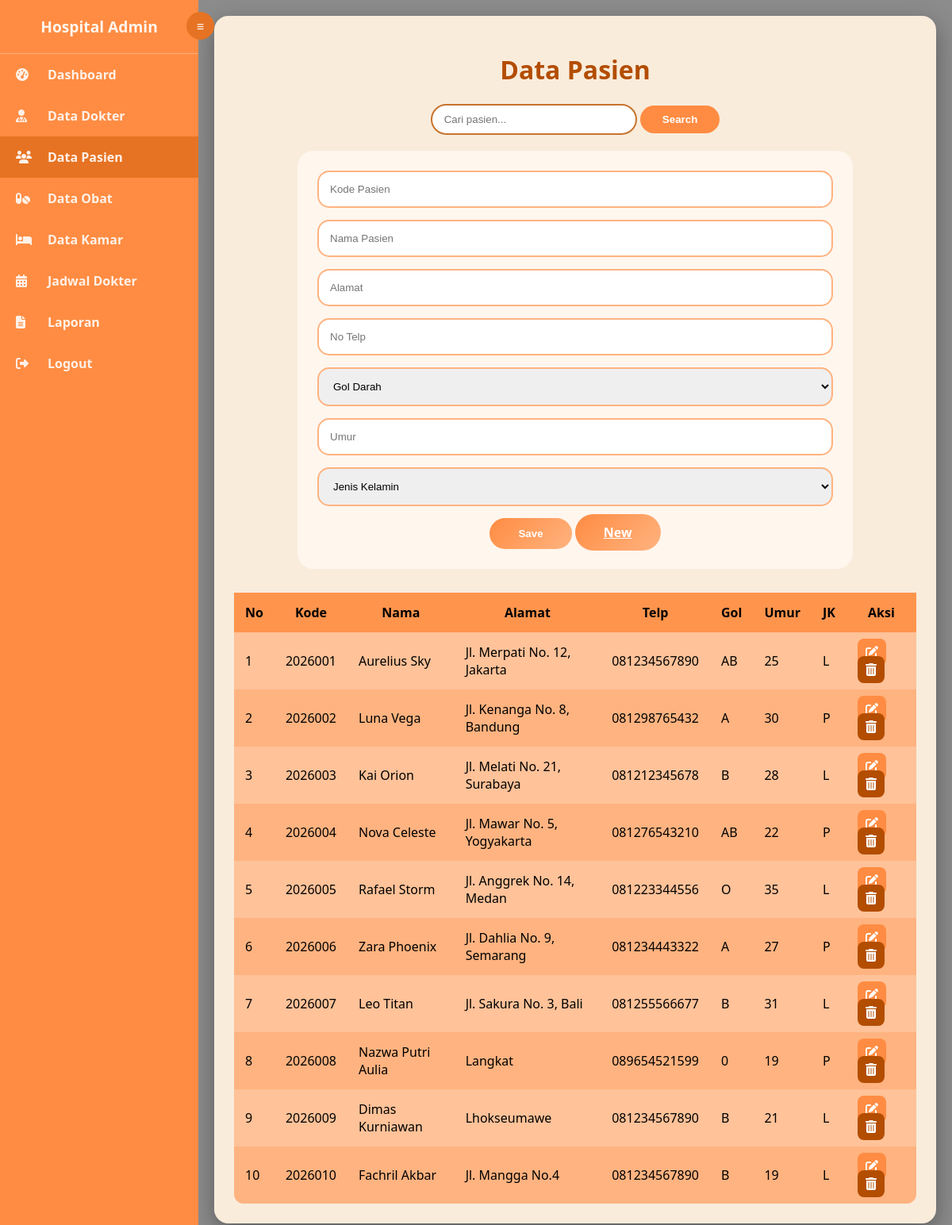
/admin/data_pasien.php (signed in), run on the app's committed database.
### tables this page shows
CREATE TABLE `pasien` (
  `kode_pasien` int(11) NOT NULL,
  `nama_pasien` varchar(100) NOT NULL,
  `umur` int(3) DEFAULT NULL,
  `jenis_kelamin` enum('L','P') DEFAULT NULL,
  `alamat` text DEFAULT NULL,
  `no_telp` varchar(18) DEFAULT NULL,
  `gol_darah` varchar(3) DEFAULT NULL,
  `id_user` int(11) DEFAULT NULL,
  `nip` int(11) DEFAULT NULL
);

### admin/data_pasien.php (the view, shortened to what this page needs)
<?php
include "../config/koneksi.php";
$kode_value = $nama_value = $alamat_value = $no_telp_value = '';
$gol_darah_value = $umur_value = $jenis_kelamin_value = '';
$keyword = $_GET['search'] ?? '';
if ($keyword != '') {
    $like = "%$keyword%";
    $stmt = mysqli_prepare($koneksi,"
        SELECT * FROM pasien
        WHERE kode_pasien LIKE ? OR nama_pasien LIKE ?
        ORDER BY CAST(kode_pasien AS UNSIGNED) ASC
    ");
    mysqli_stmt_bind_param($stmt,"ss",$like,$like);
    mysqli_stmt_execute($stmt);
    $data = mysqli_stmt_get_result($stmt);
} else {
    $data = mysqli_query($koneksi,"
        SELECT * FROM pasien ORDER BY CAST(kode_pasien AS UNSIGNED) ASC
    ");
}
$edit = null;
?>
<!DOCTYPE html>
<html lang="id">
<head>
<link rel="stylesheet" href="https://cdnjs.cloudflare.com/ajax/libs/font-awesome/6.5.0/css/all.min.css"/>
</head>
<body>
<div class="sidebar" id="sidebar">
    <div class="logo">Hospital Admin</div>
    <div class="toggle-btn" onclick="toggleSidebar()">≡</div>
    <ul>
        <li><a href="dashboard.php" data-tooltip="Dashboard"><i class="fas fa-tachometer-alt"></i><span class="label">Dashboard</span></a></li>
        <li><a href="data_dokter.php" data-tooltip="Data Dokter"><i class="fas fa-user-md"></i><span class="label">Data Dokter</span></a></li>
        <li><a class="active" data-tooltip="Data Pasien"><i class="fas fa-users"></i><span class="label">Data Pasien</span></a></li>
        <li><a href="data_obat.php" data-tooltip="Data Obat"><i class="fas fa-pills"></i><span class="label">Data Obat</span></a></li>
        <li><a href="data_kamar.php" data-tooltip="Data Kamar"><i class="fas fa-bed"></i><span class="label">Data Kamar</span></a></li>
        <li><a href="jadwal_dokter.php" data-tooltip="Jadwal Dokter"><i class="fas fa-calendar-alt"></i><span class="label">Jadwal Dokter</span></a></li>
        <li><a href="laporan_rawat.php" data-tooltip="Laporan Rawat"><i class="fas fa-file-alt"></i><span class="label">Laporan</span></a></li>
        <li><a href="../logout.php" data-tooltip="Logout"><i class="fas fa-sign-out-alt"></i><span class="label">Logout</span></a></li>
    </ul>
</div>
<div class="main">
<div class="content">
<h1>Data Pasien</h1>
<div class="search-box">
<form>
<input name="search" placeholder="Cari pasien..." value="<?= htmlspecialchars($keyword) ?>">
<button>Search</button>
</form>
</div>
<form method="POST" class="form-tambah">
<input name="kode_pasien" placeholder="Kode Pasien" value="<?= htmlspecialchars($kode_value) ?>" required>
<input name="nama_pasien" placeholder="Nama Pasien" value="<?= htmlspecialchars($nama_value) ?>" required>
<input name="alamat" placeholder="Alamat" value="<?= htmlspecialchars($alamat_value) ?>" required>
<input name="no_telp" placeholder="No Telp" value="<?= htmlspecialchars($no_telp_value) ?>" required>
<select name="gol_darah" required>
<option value="">Gol Darah</option>
</select>
<input type="number" name="umur" placeholder="Umur" value="<?= $umur_value ?>" required>
<select name="jenis_kelamin" required>
<option value="">Jenis Kelamin</option>
</select>
<div class="button-group">
<button name="save"><?= $edit?'Update':'Save' ?></button>
<a href="data_pasien.php" class="button-link">New</a>
</div>
</form>
<table>
<tr>
<th>No</th><th>Kode</th><th>Nama</th><th>Alamat</th>
<th>Telp</th><th>Gol</th><th>Umur</th><th>JK</th><th>Aksi</th>
</tr>
<?php $no=1; while($p=mysqli_fetch_assoc($data)): ?>
<tr>
<td><?= $no++ ?></td>
<td><?= $p['kode_pasien'] ?></td>
<td><?= $p['nama_pasien'] ?></td>
<td><?= $p['alamat'] ?></td>
<td><?= $p['no_telp'] ?></td>
<td><?= $p['gol_darah'] ?></td>
<td><?= $p['umur'] ?></td>
<td><?= $p['jenis_kelamin'] ?></td>
<td>
<a href="?edit=<?= $p['kode_pasien'] ?>" class="update"><i class="fas fa-edit"></i></a>
<a href="?hapus=<?= $p['kode_pasien'] ?>" class="delete" onclick="return confirm('Hapus data ini?')">
<i class="fas fa-trash-alt"></i></a>
</td>
</tr>
<?php endwhile ?>
</table>
</div>
</div>
</body>
</html>

### admin/data_pasien.php (style rules this page uses)
* { box-sizing:border-box; }
body { margin:0; font-family:'Segoe UI',sans-serif; background: linear-gradient(rgba(0,0,0,.45),rgba(0,0,0,.45)), url("../assets/RS_Pondok_Indah_-_Pondok_Indah.jpg"); background-size:cover; background-attachment:fixed; display:flex; }
.sidebar { width:250px;background:#FF8C42;min-height:100vh; transition:width 0.3s;position:relative; }
.sidebar .logo { color:#FFF6EE;text-align:center;font-size:1.2rem; font-weight:bold;padding:20px 10px; border-bottom:1px solid rgba(255,255,255,0.3); }
.sidebar ul { list-style:none;padding:0;margin:0; }
.sidebar ul li a { display:flex;align-items:center;padding:15px 20px; color:#FFF1E8;text-decoration:none;font-weight:600; }
.sidebar ul li a:hover, .sidebar ul li a.active { background:#E67323; }
.sidebar ul li a i { width:25px;margin-right:15px; }
.toggle-btn { position:absolute;top:15px;right:-20px; background:#E67323;color:#fff; width:35px;height:35px;border-radius:50%; display:flex;align-items:center;justify-content:center; cursor:pointer; }
.main { flex:1;padding:20px; }
.content { background:rgba(255,242,224,.95); padding:25px;border-radius:18px; box-shadow:0 10px 30px rgba(0,0,0,.35); }
h1 { text-align:center;color:#B34D00; }
.search-box { text-align:center;margin-bottom:20px; }
.search-box input { padding:10px 15px;border-radius:30px;border:2px solid #C7742E;width:260px; }
.search-box button { padding:10px 28px;border-radius:30px;border:none;background:#FF8C42;color:#fff;font-weight:700; }
.form-tambah { max-width:700px;margin:0 auto 30px;background:#FFF6EE;padding:25px;border-radius:20px; }
.form-tambah input,.form-tambah select { width:100%;padding:14px;margin-bottom:15px; border-radius:15px;border:2px solid #FFB380; }
.button-group { text-align:center; }
.button-group button,.button-link { padding:12px 36px;border-radius:30px;border:none; background:linear-gradient(135deg,#FF8C42,#FFB380); color:#fff;font-weight:700; }
table { width:100%;border-collapse:collapse;background:#FFB380;border-radius:12px; }
th,td { padding:14px; }
th { background:#FF944D; }
tr:nth-child(even) { background:#FFC299; }
a.update { background:#FF8C42;color:#fff;padding:6px 10px;border-radius:8px; }
a.delete { background:#B34D00;color:#fff;padding:6px 10px;border-radius:8px; }

### data on the page
pasien: kode_pasien "2026001", nama_pasien "Aurelius Sky", alamat "Jl. Merpati No. 12, Jakarta", no_telp "081234567890", gol_darah "AB", umur "25", jenis_kelamin "L"
pasien: kode_pasien "2026002", nama_pasien "Luna Vega", alamat "Jl. Kenanga No. 8, Bandung", no_telp "081298765432", gol_darah "A", umur "30", jenis_kelamin "P"
pasien: kode_pasien "2026003", nama_pasien "Kai Orion", alamat "Jl. Melati No. 21, Surabaya", no_telp "081212345678", gol_darah "B", umur "28", jenis_kelamin "L"
pasien: kode_pasien "2026004", nama_pasien "Nova Celeste", alamat "Jl. Mawar No. 5, Yogyakarta", no_telp "081276543210", gol_darah "AB", umur "22", jenis_kelamin "P"
pasien: kode_pasien "2026005", nama_pasien "Rafael Storm", alamat "Jl. Anggrek No. 14, Medan", no_telp "081223344556", gol_darah "O", umur "35", jenis_kelamin "L"
pasien: kode_pasien "2026006", nama_pasien "Zara Phoenix", alamat "Jl. Dahlia No. 9, Semarang", no_telp "081234443322", gol_darah "A", umur "27", jenis_kelamin "P"
pasien: kode_pasien "2026007", nama_pasien "Leo Titan", alamat "Jl. Sakura No. 3, Bali", no_telp "081255566677", gol_darah "B", umur "31", jenis_kelamin "L"
pasien: kode_pasien "2026008", nama_pasien "Nazwa Putri Aulia", alamat "Langkat", no_telp "089654521599", gol_darah "0", umur "19", jenis_kelamin "P"
pasien: kode_pasien "2026009", nama_pasien "Dimas Kurniawan", alamat "Lhokseumawe", no_telp "081234567890", gol_darah "B", umur "21", jenis_kelamin "L"
pasien: kode_pasien "2026010", nama_pasien "Fachril Akbar", alamat "Jl. Mangga No.4", no_telp "081234567890", gol_darah "B", umur "19", jenis_kelamin "L"
